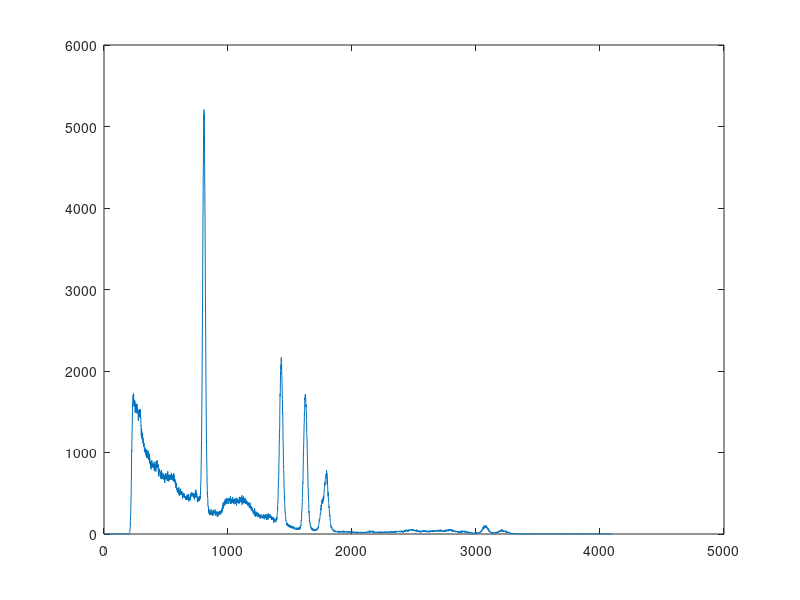

The MATLAB script that drew this image: (Note: this script raises an error after producing the figure.)
clear all
close all
tau_det=18e-9;
tau_pmt=12e-9;

dt=2e-9;

sc=100;

t_lim=round(10*tau_pmt/dt*sc);
t=[0:t_lim]*(dt/sc);
y_pmt=t.^2.*exp(-t/tau_pmt);
y_pmt=y_pmt/sum(y_pmt);

t_lim=round(10*tau_det/dt*sc);
t=[0:t_lim]*(dt/sc);
y_det=exp(-t/tau_pmt);

y_sig=conv(y_pmt,y_det);

t_scala=[0:length(y_sig)-1]*dt/sc;
%figure(1)
%plot(t_scala,y_sig);
%grid on
%zoom on

y_sig=y_sig/max(y_sig);
n_max=floor(length(y_sig)/sc)-1;
ref_pulses=zeros(n_max,sc);
for n=1:sc
    ref_pulses(:,n)=y_sig(n:sc:n_max*sc+n-1);
end

%figure(2)
%plot(ref_pulses)
%grid on
%zoom on

T_final=1e-3;
rate=1e6;

N=round(1.2*T_final*rate);
delta_t_rand=rand(1,N);
delta_t_rand=-log(delta_t_rand)/rate;
%hist(delta_t_rand)
mean(delta_t_rand)

delta_t_rand=delta_t_rand/dt;

y_out=zeros(round(1.5*sum(delta_t_rand)),1);
t_start=0;


load source_a.txt
spettro=round(source_a);
spettro_cum=filter(1,[1 -1],spettro);

for k=1:N
    t_start=t_start+delta_t_rand(k);
    t_int=ceil(t_start);
    t_frac=floor((t_int-t_start)*sc)+1;
    amp_rand=floor(rand(1,1)*max(spettro_cum));
    bin=find(spettro_cum>=amp_rand, 1 );
    y_out(t_int:t_int+n_max-1,1)=y_out(t_int:t_int+n_max-1,1)+ref_pulses(:,t_frac)*bin;
end
noise=randn(size(y_out));
noise=conv(noise,y_pmt(1:sc:end));
noise=noise(1:length(y_out));
y_out=y_out+noise*1000;
y_out=y_out(10*n_max:10*n_max-1+floor(T_final/dt));

%figure(3)
t_out=[0:length(y_out)-1]*dt;
y_out=floor(y_out+100);
%plot(t_out,y_out)
%grid on
figure(5)
plot(spettro)
figure(4)
A=findpeaks(y_out,'Threshold',1e-2);
plot(A)
hist(A,[0:4095])







